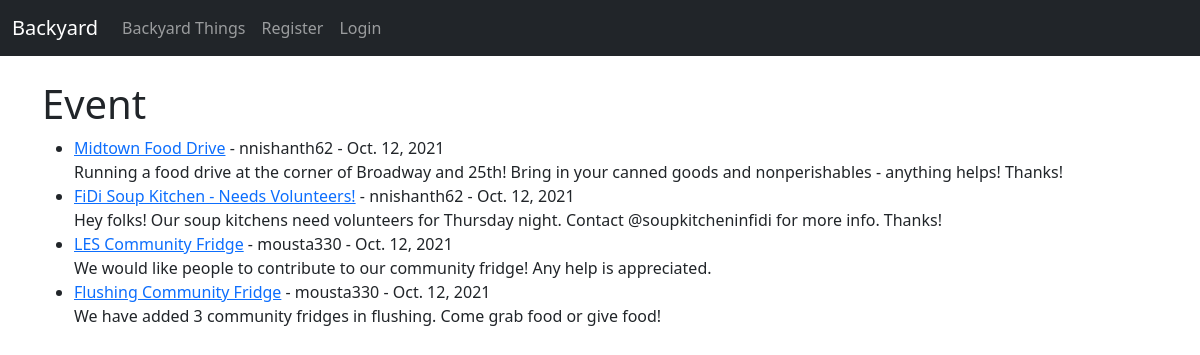
The app's page /category/event/ with its own data.
### blog/models.py (models this page shows, shortened)
class Post(models.Model):
    title = models.CharField(max_length=255)
    title_tag = models.CharField(max_length=255)
    author = models.ForeignKey(User, on_delete=models.CASCADE)
    body = models.TextField()
    post_date = models.DateField(auto_now_add=True)
    category = models.CharField(max_length=255, default="event")
    likes = models.ManyToManyField(User, related_name = 'blog_post')

### blog/views.py (the view)
# urls.py: path('category/<str:cats>/', CategoryView, name="category"),
def CategoryView(request, cats):
    category_posts = Post.objects.filter(category=cats.replace('-', ' '))
    return render(request, 'category.html', {'cats': cats.title().replace('-', ' '), 'category_posts': category_posts})

### blog/templates/category.html (shortened to what this page needs)
{% extends 'base.html' %}
{% block content %}
{% if category_posts%}
    <h1> {{cats}} </h1>
    <ul>
        {% for post in category_posts %}
        <li><a href = "{% url 'post_detail' post.pk %}">{{ post.title }}</a> -
            {{ post.author }} -
            {{post.post_date}}<br/>
            {{ post.body }}</li>
        {% endfor %}
    </ul>
{% else %}
    <h2> Sorry this page does not exist :-( </h2>
{% endif %}
{% endblock %}

### records on screen
Post: title "Midtown Food Drive", author "nnishanth62", post_date "Oct. 12, 2021", body "Running a food drive at the corner of Broadway and 25th! Bring in your canned goods and nonperishables - anything helps! Thanks!"
Post: title "FiDi Soup Kitchen - Needs Volunteers!", author "nnishanth62", post_date "Oct. 12, 2021", body "Hey folks! Our soup kitchens need volunteers for Thursday night. Contact @soupkitcheninfidi for more info. Thanks!"
Post: title "LES Community Fridge", author "mousta330", post_date "Oct. 12, 2021", body "We would like people to contribute to our community fridge! Any help is appreciated."
Post: title "Flushing Community Fridge", author "mousta330", post_date "Oct. 12, 2021", body "We have added 3 community fridges in flushing. Come grab food or give food!"

### other values on screen
{{ cats }} "Event"
